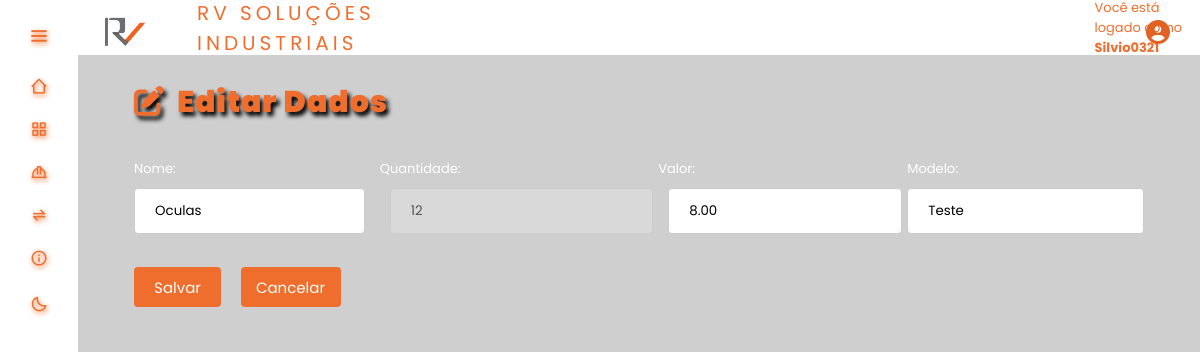
Page /tables/editIns.php?id=2 (signed in) on the earlier database version.
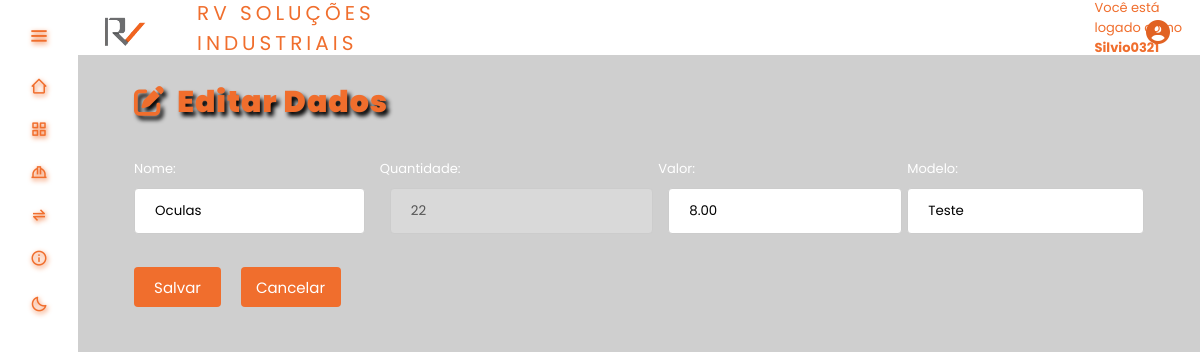
Same page on the later database version.
### tables this page shows
CREATE TABLE `produto` (
  `id_produto` int(11) NOT NULL,
  `Quantidade` int(11) DEFAULT NULL,
  `Valor` decimal(6,2) DEFAULT NULL,
  `Modelo` varchar(100) DEFAULT NULL,
  `Descricao` varchar(100) DEFAULT NULL,
  `Tipo` int(11) DEFAULT NULL,
  `Fornecedor_id` int(11) DEFAULT NULL
);

### tables/editIns.php (the view, shortened to what this page needs)
<?php
    require_once('function.php');
    $result_produto = "SELECT * FROM produto WHERE id_produto = '" . $_GET['id'] . "'";
    $resultado_produto = mysqli_query($conn, $result_produto);
    $row_produto = mysqli_fetch_assoc($resultado_produto);
?>
<!DOCTYPE html>
    <head>
        <link rel="stylesheet" href="<?php echo BASEURL; ?>css/styleSubmit.css"/>
        <link rel="stylesheet" href="style.css"><link rel="stylesheet" href="<?php echo BASEURL; ?>inc/style.css"/>
        <link rel="stylesheet" href="<?php echo BASEURL; ?>inc/styleDark.css">
        <link href='https://unpkg.com/boxicons@2.1.4/css/boxicons.min.css' rel='stylesheet'>
        <link rel="stylesheet" href="https://cdnjs.cloudflare.com/ajax/libs/font-awesome/6.4.0/css/all.min.css"
 />
    </head>
    <body>
        <div class="TituloARE">
            <h2 class="titulosare"><i class="fa fa-edit"></i>&nbsp Editar Dados </h2>
        </div>
        <form class="tela-editar" method="POST" action="functions/edita_Insumo.php" enctype="multipart/form-data">
            <div class="deixar-column">
                <div class="inputValues">
                    <div class="Nome">
                        <label for="Nome">
                            Nome:
                            <input type="text" name="descricao" value="<?php echo $row_produto['Descricao']; ?>"><br><br>
                        </label>
                    </div>
                    <div class="Qtd">
                        <label for="Qtd">
                            Quantidade:
                            <input type="number" name="quantidade" placeholder="Digite a quantidade" value="<?php echo $row_produto['Quantidade']; ?>" disabled><br><br>
                        </label>
                    </div>
                    <div class="Valor">
                        <label for="Valor">
                            Valor:
                            <input type="number" step="0.01" name="valor" min="0.01" placeholder="Digite o valor" value="<?php echo $row_produto['Valor']; ?>"><br><br>
                        </label>
                    </div>
                    <div class="Modelo">
                        <label for="Modelo">
                            Modelo:
                            <input type="text" name="modelo" placeholder="Digite o modelo" value="<?php echo $row_produto['Modelo']; ?>"><br><br>
                        </label>
                    </div>
                </div>
                <div class="btnFuncoes">
                    <div class="btnSalvar">
                        <button type="submit" name="" class="btn btn-primary">Salvar</button>
                    </div>
                    <div class="btnCancela">
                        <a href="<?php echo BASEURL;?>tables/insumos.php">Cancelar</a>
                    </div>
                </div>
            </div>
        </form>
    </body>
</html>

Differences in the rows shown:
changed produto "Oculas": quantidade "12" → "22"
